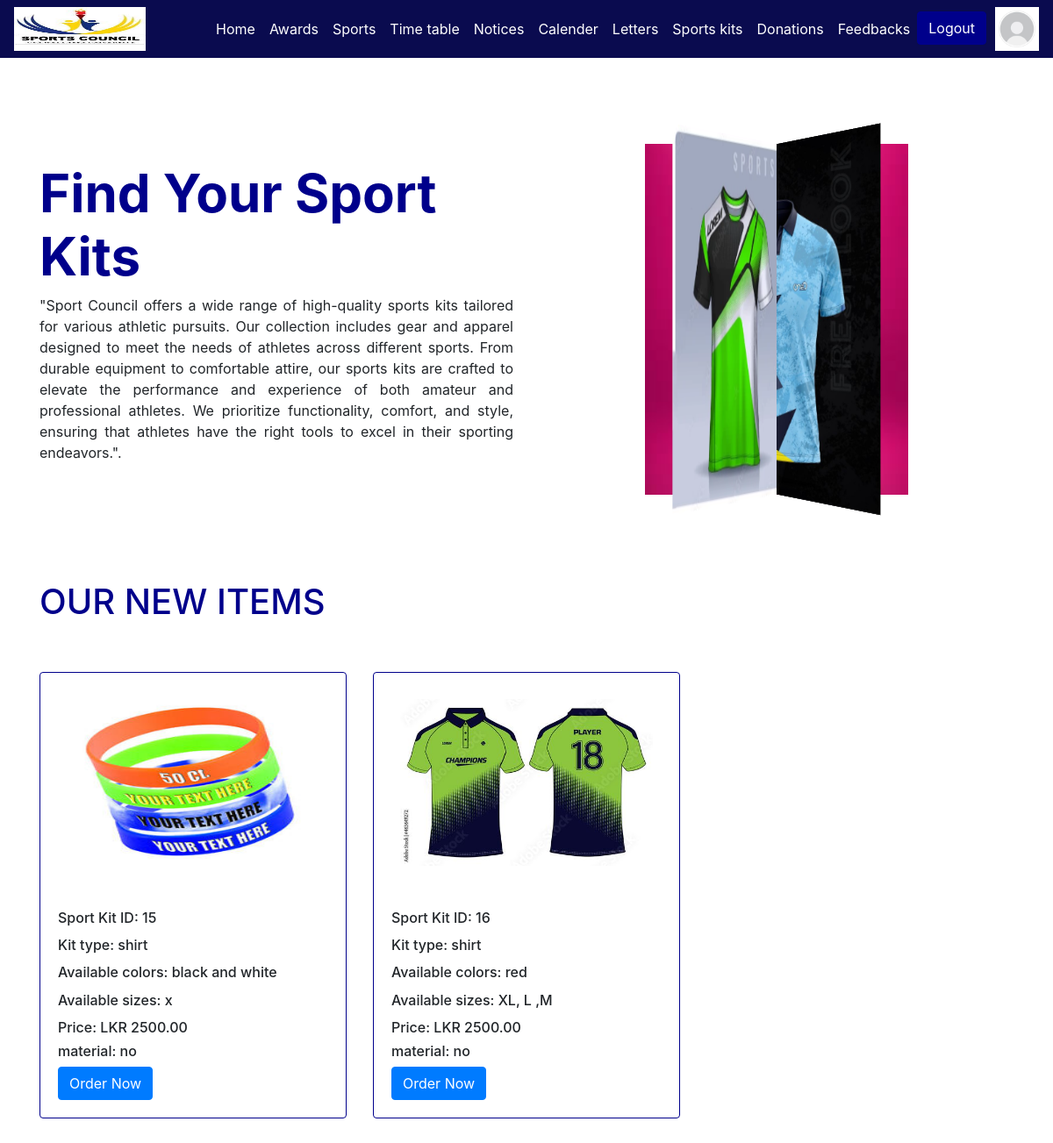
The app's page /sport_kit.php (signed in) with its own data.
### tables this page shows
CREATE TABLE `sportskits` (
  `id` int(11) NOT NULL,
  `sportName` varchar(100) NOT NULL,
  `availableColors` varchar(255) DEFAULT NULL,
  `availableSizes` varchar(255) DEFAULT NULL,
  `price` decimal(10,2) NOT NULL,
  `description` text DEFAULT NULL,
  `image` varchar(255) DEFAULT NULL
);

### classes/SportKit.php (called while the page is built, shortened)
<?php
class SportKit
{
  public static function getAllKits()
{
    $conn = DbConnector::getConnection();
    $sql = "SELECT id, sportName, availableColors, availableSizes, price, description, image FROM SportsKits";
    $stmt = $conn->query($sql);
    return $stmt->fetchAll();
}
}

### sport_kit.php (the view, shortened to what this page needs)
<?php
require_once('classes/SportKit.php');
$kits =SportKit::getAllKits();
?>
<!DOCTYPE html>
<html>
<head>
  <link rel="stylesheet" href="https://maxcdn.bootstrapcdn.com/bootstrap/4.5.2/css/bootstrap.min.css">
      <link rel="stylesheet" href="https://cdn.jsdelivr.net/npm/bootstrap@4.3.1/dist/css/bootstrap.min.css">
</head>
<nav class="navbar navbar-expand-lg navbar-light">
  <img style="width:150px; height:50px;" src="images/logo.jpg">
  <div class="collapse navbar-collapse" id="navbarNav">
    <ul class="navbar-nav ml-auto">
      <li class="nav-item active">
        <a class="nav-link" href="home_page.php">Home <span class="sr-only">(current)</span></a>
      </li>
       <li class="nav-item">
        <a class="nav-link" href="awards.php">Awards</a>
      </li>
      <li class="nav-item">
      <a class="nav-link" href="./sports/Frontend/index.php">Sports</a>
      </li>
      <li class="nav-item">
        <a class="nav-link" href="Page/1.php">Time table</a>
      </li>
      <li class="nav-item">
        <a class="nav-link" href="players.php">Notices</a>
      </li>
      <li class="nav-item">
        <a class="nav-link" href="Tournements.php">Calender</a>
      </li>
      <li class="nav-item">
        <a class="nav-link" href="letter.php">Letters</a>
      </li>
      <li class="nav-item">
        <a class="nav-link" href="sport_kit.php">Sports kits</a>
      </li>
      <li class="nav-item">
        <a class="nav-link" href="donation.php">Donations</a>
      </li>
       <li class="nav-item">
        <a class="nav-link" href="feedback_page.php">Feedbacks</a>
      </li>
      <li class="nav-item">
      <a style="background-color:darkblue; border-color: darkblue; margin-right: 10px;" href="logout.php" class="btn btn-dark">Logout</a>
      </li>
    </ul>
  </div>
  <a class="nav-item" href="profile.php">
  <img class="rounded-profile" src="images/profile1.jpg" alt="Profile Icon" style="width:50px; height:50px;">
</a>
</nav>
<br><br>
<div class="container">
  <div class="row justify-content-between align-items-center">
    <div class="col-12 col-md-6">
      <h1 class="title">Find Your Sport Kits</h1>
       <p style="text-align: justify;" class="subtitle">
"Sport Council offers a wide range of high-quality sports kits tailored for various athletic pursuits. Our collection includes gear and apparel designed to meet the needs of athletes across different sports. From durable equipment to comfortable attire, our sports kits are crafted to elevate the performance and experience of both amateur and professional athletes. We prioritize functionality, comfort, and style, ensuring that athletes have the right tools to excel in their sporting endeavors.".</p>
    </div>
    <div class="col-12 col-md-6">
      <div class="gallery">
        <div class="image-container">
            <div class="image">
            </div>
            <div class="image">
            </div>
            <div class="image">
            </div>
            <div class="image">
            </div>
            <div class="image">
            </div>
            <div class="image">
                <img style="width:400px; height:400px" src="images/8.jpg" alt="Image 8">
            </div>
        </div>
    </div>
</div>
    </div>
  </div>
<div class="container mt-5 mb-5">
    <h1 style="color: darkblue;">OUR NEW ITEMS</h1>
    <div class="row">
       <?php foreach ($kits as $kit) : ?>
    <div class="col-md-4 mt-5">
        <div style="border-color: darkblue;" class="card">
            <img style="height: 250px; width: 350px; padding: 30px;" src="uploads/<?php echo isset($kit['image']) ? $kit['image'] : ''; ?>" class="card-img-top img-fluid" alt="Card Image">
            <div class="card-body">
                <h6 class="card-title">Sport Kit ID: <?php echo isset($kit['id']) ? $kit['id'] : ''; ?></h6>
                <h6 class="card-title">Kit type: <?php echo isset($kit['sportName']) ? $kit['sportName'] : ''; ?></h6>
                <h6 class="card-title">Available colors: <?php echo isset($kit['availableColors']) ? $kit['availableColors'] : ''; ?></h6>
                <h6 class="card-title">Available sizes: <?php echo isset($kit['availableSizes']) ? $kit['availableSizes'] : ''; ?></h6>
                <h6>Price: LKR <?php echo isset($kit['price']) ? $kit['price'] : ''; ?></h6>
                <h6 class="card-text">material: <?php echo isset($kit['description']) ? $kit['description'] : ''; ?></h6>
                <button type="button" class="btn btn-primary open-modal" data-toggle="modal" data-target="#sportKitModal"
                        data-kitid="<?php echo isset($kit['id']) ? $kit['id'] : ''; ?>"
                        data-kitname="<?php echo isset($kit['sportName']) ? $kit['sportName'] : ''; ?>">
                    Order Now
                </button>
            </div>
        </div>
    </div>
<?php endforeach; ?>
<div class="modal-body">
    <?php
require_once('classes/SportKit.php');
?>
</body>
</html>

### sport_kit.php (style rules this page uses)
.navbar-nav .nav-link { color: white !important; }
.navbar { background-color:#0A0B4F; }
.gallery { width: 300px; height: 400px; position: relative; perspective: 1000px; margin: 50px auto; }
.image-container { width: 100%; height: 100%; position: absolute; transform-style: preserve-3d; transition: transform 1s; }
.image { width: 300px; height: 100px; position: absolute; backface-visibility: hidden; }
.image img { width: 100%; height: 100%; }
.image:nth-child(1) { transform: rotateY(0deg); }
.image:nth-child(2) { transform: rotateY(45deg); }
.image:nth-child(4) { transform: rotateY(135deg); }
.image:nth-child(5) { transform: rotateY(180deg); }
.image:nth-child(6) { transform: rotateY(225deg); }
.image:nth-child(8) { transform: rotateY(315deg); }
.image { width: 100%; height: auto; position: absolute; backface-visibility: hidden; }
.image img { max-width: 100%; height: auto; }
.title { font-size: 60px; font-weight: bolder; color:darkblue; }

### records on screen
sportskits: image (picture), id "15", sportName "shirt", availableColors "black and white", availableSizes "x", price "2500.00", description "no"
sportskits: image (picture), id "16", sportName "shirt", availableColors "red", availableSizes "XL, L ,M", price "2500.00", description "no"
